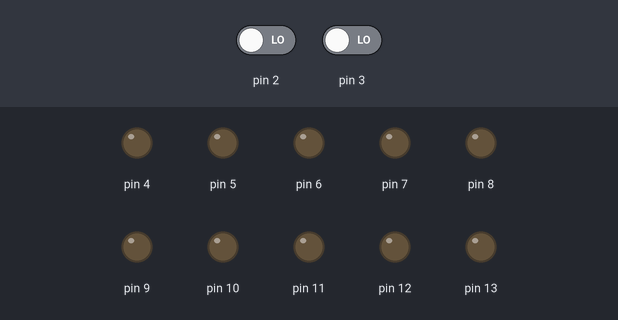
Simulated run of this sketch. Board: Arduino Uno, built with avr-gcc and run on an emulated ATmega328P. Parts: output pins drawn as LEDs (lit = HIGH). Dashed ring = blinking. Inputs (shaded band) come from the test bench; at power-on: pin 2 LOW, pin 3 LOW.

Above: at 1.2 s.
1.3 s: pin 2 driven HIGH
At 1.5 s:
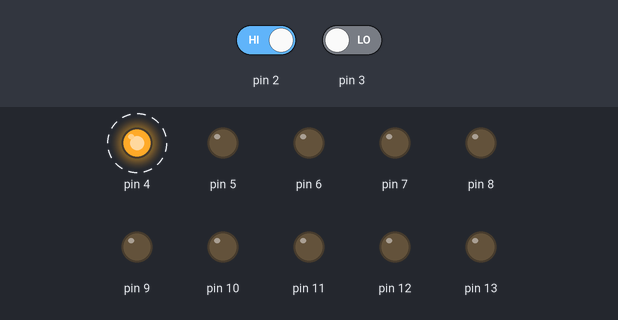
4.3 s: pin 3 driven HIGH
At 5.7 s:
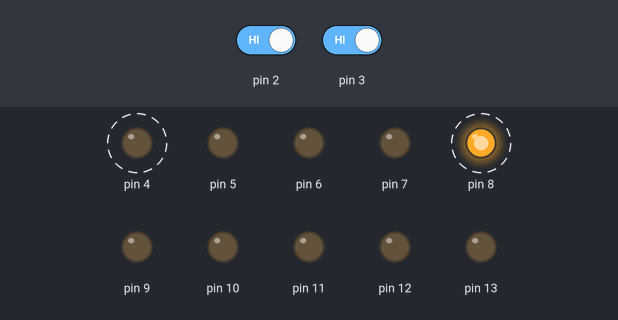
7.3 s: pin 3 driven LOW
At 8.55 s:
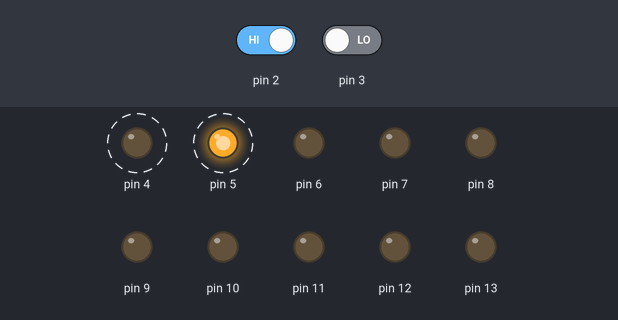
10.3 s: pin 2 driven LOW
At 10.5 s:
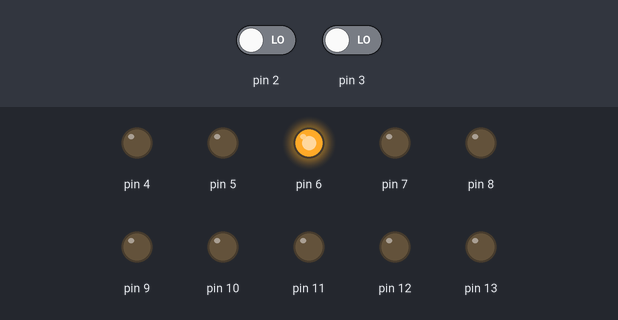
Timing chart, 0 to 13.3 s (numbered marks = the images above; inputs shaded):
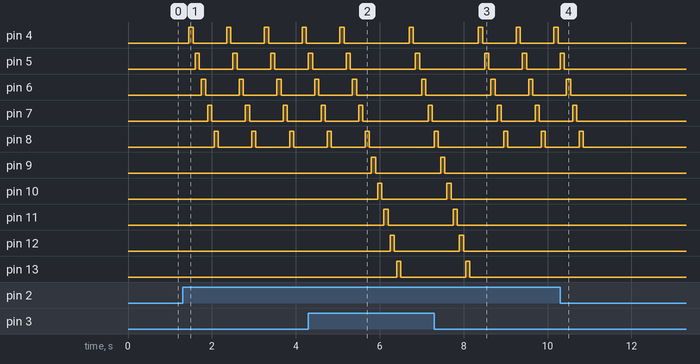

The sketch:

5Leds.ino
```cpp
void setup(){
  pinMode(2,INPUT);
  pinMode(3,INPUT);
  for(int i=4; i<=13; i++){
    pinMode(i,OUTPUT);
  }
}

void loop(){
  int switchState1=digitalRead(2);
  int switchState2=digitalRead(3);

  if(switchState1==HIGH){
    for(int j=3; j<=8; j++){
      digitalWrite(j,HIGH);
      delay(100);
      digitalWrite(j,LOW);
      delay(50);
    }
  }
  if(switchState2==HIGH){
    for(int j=9; j<=13; j++){
      digitalWrite(j,HIGH);
      delay(100);
      digitalWrite(j,LOW);
      delay(50);
    }
  }
}
```

Measured:
- after the input at 1.3 s, pin 4: alternates HIGH for 0.10 s and LOW for 0.80 s, starting after 0.15 s; pin 5: alternates HIGH for 0.10 s and LOW for 0.80 s, starting after 0.30 s
- after the input at 4.3 s, pin 4: LOW → HIGH after 2.4 s, → LOW 0.10 s later; pin 9: LOW → HIGH after 1.5 s, → LOW 0.10 s later; pin 10: LOW → HIGH after 1.7 s, → LOW 0.10 s later; pin 11: LOW → HIGH after 1.8 s, → LOW 0.10 s later; pin 12: LOW → HIGH after 2.0 s, → LOW 0.10 s later
- after the input at 7.3 s, pin 4: alternates HIGH for 0.10 s and LOW for 0.80 s, starting after 2.0 s; pin 5: LOW → HIGH after 2.1 s, → LOW 0.10 s later; pin 9: goes on until 7.6 s, then stays LOW; pin 10: goes on until 7.7 s, then stays LOW; pin 11: goes on until 7.9 s, then stays LOW
- after the input at 10.3 s, pin 4: stops changing and stays LOW; pin 5: goes on until 10.4 s, then stays LOW; pin 6: goes on until 10.6 s, then stays LOW; pin 7: goes on until 10.7 s, then stays LOW; pin 8: goes on until 10.9 s, then stays LOW
